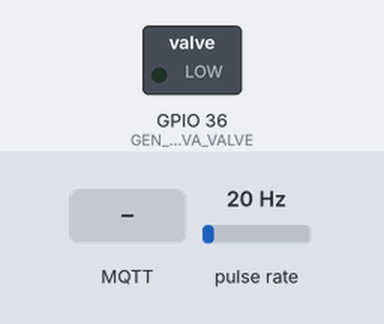
This program was run on a simulated ESP32. Parts: switched loads named in the program (green lamp = pin HIGH). Wiring (inferred from the names in the program): pulse sensor: data GPIO 37. The inputs (shaded band) are chosen by the test bench; at power-on: pulse rate 20 Hz. WiFi joins after 1.5 s; servers stay silent unless stated; no MQTT or app messages arrive unless stated; what the program prints to the serial monitor is not drawn.

Above: at 2.7 s.
2.8 s: MQTT message "E.335G02R" arrives on the first subscribed topic
4.3 s: MQTT message "E.335G02R" arrives on the second subscribed topic
At 5.3 s:
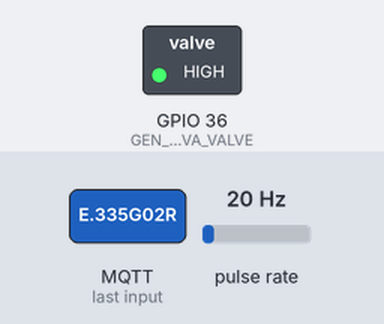
5.8 s: MQTT message "D.335G02R" arrives on the first subscribed topic
Timing chart, 0 to 8.8 s (numbered marks = the images above; inputs shaded):
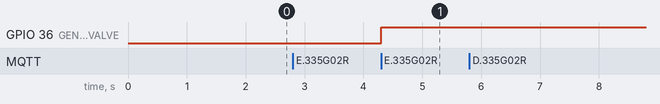

Measured:
- after the input at 2.8 s, every drawn part: stays the same
- after the input at 4.3 s, GPIO 36 (GEN_02_335KVA_VALVE): LOW → HIGH at once
- after the input at 5.8 s, every drawn part: stays the same

The program:

main.cpp
```cpp
/*
*  335KVAGen02 Fuel-Management-Control
*/

#include <Arduino.h>
#include <SPI.h>
#include <WiFi.h>
#include <PubSubClient.h>
#include <ArduinoJson.h>
#include <Wire.h>
#include <SPI.h>
#define _TASK_SLEEP_ON_IDLE_RUN
#define _TASK_STATUS_REQUEST
#include <TaskScheduler.h>

#define GEN_02_335KVA_VALVE 36
#define GEN_02_335KVA_FLOWMETER 37

const char* ssid = "iomariTPLink"; // Wifi SSID
const char* password = "#InspireD#"; // Wifi Password

const char* mqtt_server = "192.168.2.44";
IPAddress local_IP(192, 168, 2, 67);
// Set your Gateway IP address
IPAddress gateway(192, 168, 1, 2);

IPAddress subnet(255, 255, 252, 0);

WiFiClient espClient10;
PubSubClient client(espClient10);

const char* clientName = "FM-Node-08";

Scheduler userScheduler;

long lastReconnectAttempt = 0;

#include "./dcl.h"
#include "./GeneratorFuelTankControl335Kva.h"

void callback(char* topic, byte* payload, unsigned int length) {
  String inValue;
  String topicStr = topic;
  Serial.print("Message arrived [");
  Serial.print(topic);
  Serial.print("] ");
  for (int i=0;i<length;i++) {
    Serial.print((char)payload[i]);
  }
  char payloadString[length+1];
  memcpy(payloadString, payload, length);
  payloadString[length] = '\0';
  inValue = payloadString;
  Serial.println();
  parseCommand(inValue, topicStr);
}


boolean reconnect() {
  while (!client.connected()) {
    Serial.print("Attempting MQTT connection...");
    if (client.connect(clientName)) {
      Serial.println("connected");
      client.publish("outTopic","FM-Node08 connected");
      client.subscribe("DTNK", 1);
      client.subscribe("ADTKR", 1);
      client.subscribe("DTKR", 1);

    } else {
      Serial.print("failed, rc=");
      Serial.print(client.state());
      Serial.println(" try again in 5 seconds");
      delay(5000);
    }
  }
}

void setup_wifi() {
  delay(10);
  // We start by connecting to a WiFi network
  if (!WiFi.config(local_IP, gateway, subnet)) {
    Serial.println("STA Failed to configure");
  }
  Serial.println();
  Serial.print("Connecting to ");
  Serial.println(ssid);

  WiFi.begin(ssid, password);

  while (WiFi.status() != WL_CONNECTED) {
    delay(500);
    Serial.print(".");
  }

  Serial.println("");
  Serial.println("WiFi connected");
  Serial.println("IP address: ");
  Serial.println(WiFi.localIP());
}

void setup()
{
  Serial.begin(115200);
  setup_wifi();

  client.setServer(mqtt_server, 11883);
  client.setCallback(callback);

  pinMode(GEN_02_335KVA_VALVE, OUTPUT);
  pinMode(GEN_02_335KVA_FLOWMETER, INPUT);

  userScheduler.addTask(Replenish335KvaGen02);
  userScheduler.addTask(StartProcessToReplenish335KvaGen02);
  userScheduler.addTask(Stop335kvaGen02ReplenishmentProcess);

  generator02335kva.currentMillis = 0;
  generator02335kva.previousMillis = 0;
  generator02335kva.flowInterval = 1000;
  generator02335kva.calibrationFactor = 4.5;
  generator02335kva.pulse1Sec = 0;
  generator02335kva.pulseCount = 0;
  generator02335kva.flowRate = 0.0;
  generator02335kva.flowMilliLitres = 0;
  generator02335kva.totalMilliLitres = 0;
  generator02335kva.previousMillis = 0;
  attachInterrupt(digitalPinToInterrupt(GEN_02_335KVA_FLOWMETER), gen02335pulseCounter, FALLING);

  generator02335kva.flowSwitchState = 0;
  generator02335kva.previousFlowSwitchState = 0;

  generator02335kva.aSignalCount = 0;
  generator02335kva.dSignalCount = 0;

  lastReconnectAttempt = 0;
}

void loop() {
  if (!client.connected()) {
    long now = millis();
    if (now - lastReconnectAttempt > 5000) {
      lastReconnectAttempt = now;
      // Attempt to reconnect
      if (reconnect()) {
        lastReconnectAttempt = 0;
      }
    }
    reconnect();
  } else {
      client.loop();
      userScheduler.execute();
  }
}
```

GeneratorFuelTankControl335Kva.h
```cpp
#ifndef _GENERATOR_FUEL_TANK_CONTROL
#define _GENERATOR_FUEL_TANK_CONTROL

#define ACTIVATE HIGH
#define DEACTIVATE LOW
#define FLOW_DETECTED HIGH


class GeneratorFuelTankControl335KVA
{
    private:
        int FlowSwitchSensor;
        int SolenoidValveSensor;

    public:
        void activateSolenoidValve(int sensor) {
            digitalWrite(sensor, ACTIVATE);
        }

        void deactivateSolenoidValve(int sensor) {
            digitalWrite(sensor, DEACTIVATE);
        }

        void start335KvaGenerator02FuelHysteresis() {
            char data1[750];
            StaticJsonDocument<1024> doc;
            generator02335kva.incomingFuelPublishCount++;
            generator02335kva.currentMillis = millis();
            if (generator02335kva.currentMillis - generator02335kva.previousMillis > generator02335kva.flowInterval) {

                generator02335kva.pulse1Sec = generator02335kva.pulseCount;
                generator02335kva.pulseCount = 0;
                generator02335kva.flowRate = ((1000.0 / (millis() - generator02335kva.previousMillis)) * generator02335kva.pulse1Sec) / generator02335kva.calibrationFactor;
                generator02335kva.previousMillis = millis();
                generator02335kva.flowMilliLitres = (generator02335kva.flowRate / 60) * 1000;
                generator02335kva.totalMilliLitres += generator02335kva.flowMilliLitres;
                generator02335kva.outgoingFlowVolume = generator02335kva.totalMilliLitres / 1000;

                if (generator02335kva.incomingFuelPublishCount == 10) {
                String payload = "335G02"+(String)generator02335kva.outgoingFlowVolume;
                payload.toCharArray(data1, (payload.length() + 1));
                client.publish("FMPIN", data1);
                generator02335kva.incomingFuelPublishCount = 0;
                }

                Serial.print("Input To Gen02335Tank====>>> Flow rate: ");
                Serial.print(int(generator02335kva.flowRate));
                Serial.print("L/min");
                Serial.print("\t");
                Serial.print("Liquid Quantity: ");
                Serial.print(generator02335kva.totalMilliLitres);
                Serial.print("mL / ");
                Serial.print(generator02335kva.totalMilliLitres / 1000);
                Serial.println("L");
            }
        }

};


void beginProcessToReplenish335KvaGen02() {
    GeneratorFuelTankControl335KVA generatorFuelTankControl335KVA;
    generatorFuelTankControl335KVA.activateSolenoidValve(GEN_02_335KVA_VALVE);
    Replenish335KvaGen02.enable();
    StartProcessToReplenish335KvaGen02.disable();
}

void replenish335KvaGen02() {
    GeneratorFuelTankControl335KVA generatorFuelTankControl335KVA;
    generatorFuelTankControl335KVA.start335KvaGenerator02FuelHysteresis();
    //send signal to enable outputFromDayTankHysteresis
}

void abort335kvaGen02Replenishment() {
    GeneratorFuelTankControl335KVA generatorFuelTankControl335KVA;
    generatorFuelTankControl335KVA.deactivateSolenoidValve(GEN_02_335KVA_VALVE);
    //send signal to disable outputFromDayTankHysteresis
    Replenish335KvaGen02.disable();
    Stop335kvaGen02ReplenishmentProcess.disable();
}


char parseCommand(String Value, String inTopic) {
     if (Value == "E.335G02R") {
      generator02335kva.aSignalCount++;
      if (generator02335kva.aSignalCount == 2) {
        StartProcessToReplenish335KvaGen02.enable();
        generator02335kva.aSignalCount = 0;
      }
    }else if (Value == "D.335G02R") {
      generator02335kva.dSignalCount++;
      if (generator02335kva.dSignalCount == 2) {
        Stop335kvaGen02ReplenishmentProcess.enable();
        generator02335kva.dSignalCount = 0;
      }
    }
}

#endif   //_GENERATOR_FUEL_TANK_CONTROL
```

dcl.h
```cpp
#ifndef _DECLARATIONS_
#define _DECLARATIONS_

#define ACTIVATE HIGH
#define DEACTIVATE LOW
#define ACTIVATED HIGH


void replenish335KvaGen02();
void abort335kvaGen02Replenishment();
void beginProcessToReplenish335KvaGen02();

Task StartProcessToReplenish335KvaGen02(1000, TASK_FOREVER, &beginProcessToReplenish335KvaGen02);
Task Replenish335KvaGen02(100, TASK_FOREVER, &replenish335KvaGen02);
Task Stop335kvaGen02ReplenishmentProcess(1000, TASK_FOREVER, &abort335kvaGen02Replenishment);

enum GeneratorFuelTankRefillState {INIT_STATE = 0,
                                   FUEL_REFILL_STARTED = 1,
                                   FUEL_REFILL_IN_PROGRESS = 2,
                                   FUEL_REFILL_STOPPED = 3,
                                   FUEL_REFILL_COMPLETED = 4,
                                   FUEL_TANK_FULL = 5,
                                   FUEL_REFILL_NOT_IN_PROGRESS = 6
                                  } gen01FuelTankState, gen02FuelTankState, gen03FuelTankState, dayTankState;

struct FuelManagementControl{
    long currentMillis;
    long previousMillis;
    int flowInterval;
    float calibrationFactor;
    volatile byte pulseCount;
    byte pulse1Sec;
    float flowRate;
    unsigned int flowMilliLitres;
    unsigned long totalMilliLitres;
    int flowSwitchState;
    int previousFlowSwitchState;
    float flowTemp;
    volatile unsigned long start_time_micros;
    volatile unsigned long delayTime;
    int flowVolume;
    int outgoingFlowVolume;
    int outgoingFuelPublishCount;
    int incomingFuelPublishCount;
    int deactivateSignalCount;
    int activateSignalCount;
    int aSignalCount;
    int dSignalCount;
    int maxCount = 2;
}ps, generator02335kva, generator335kvaControl;


void gen02335pulseCounter()
{
  generator02335kva.pulseCount++;
}

#endif //_DECLARATIONS_
```
